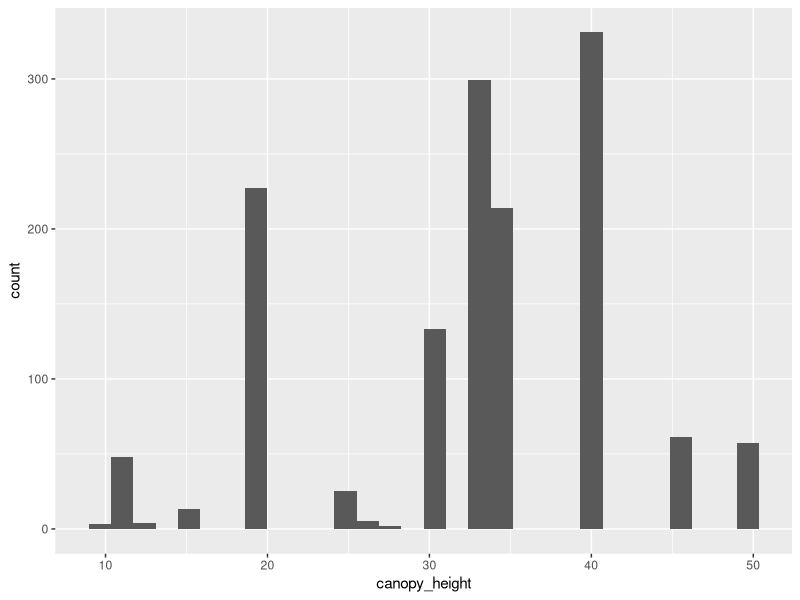
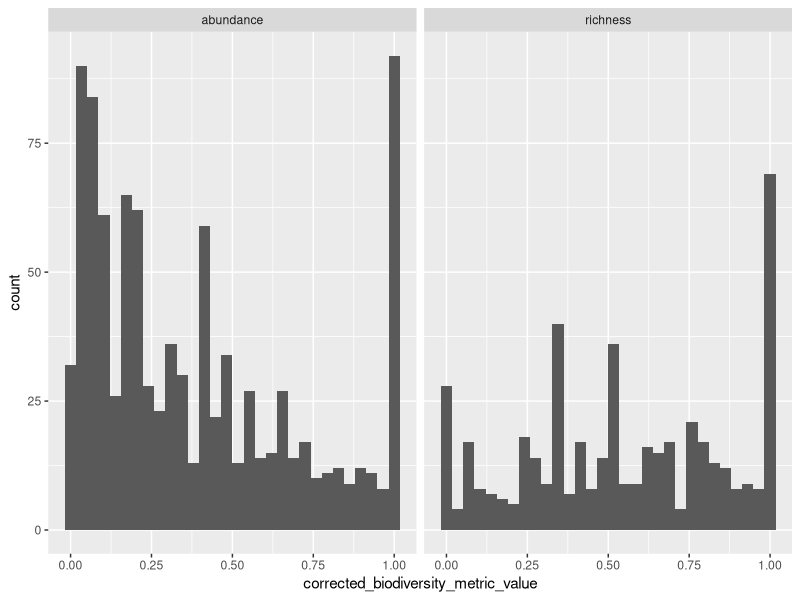
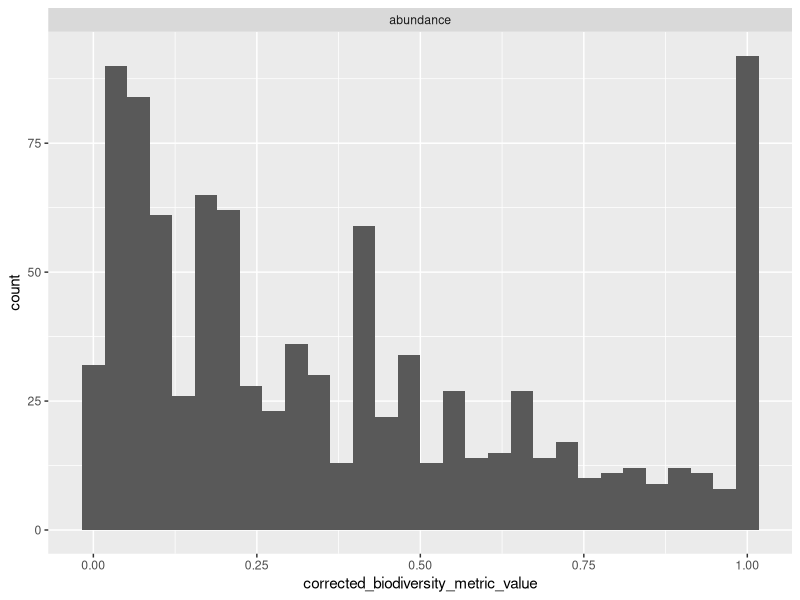
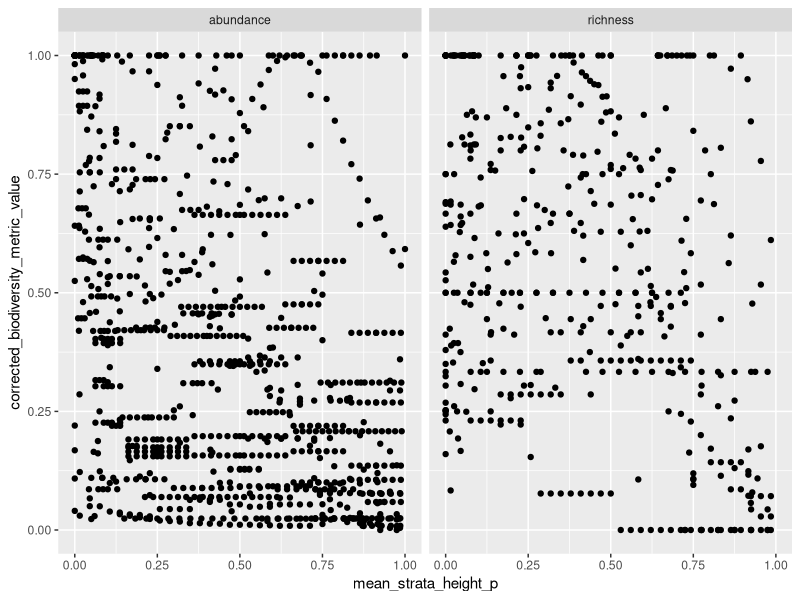

The R script that drew these images, in order: (Note: this script raises an error after producing the figures.)
## David Klinges
## This script is a 89th draft of QA/QC of vert strat meta data at all levels

## 1. Workspace prep ---------------------

## ....Load packages -------------

library(tidyverse)
library(data.table)

## ....Load in data ---------------

sites <- read_csv("data/stripped_data/curation/sites.csv") 
plots <- read_csv("data/stripped_data/curation/plots.csv")

site_plot_merge <- merge(sites, plots, by = "link")
site_plot_merge$study_id <- site_plot_merge$study_id.x


## A. Filter down data according to study bounds ------------

## B. Corrections to biodiversity metric values --------------
## ....Gather abundance data into 1-m bins -----------

site_plot_binned <- site_plot_merge %>% 
  mutate(min_strata_height = as.double(min_strata_height), 
         max_strata_height = as.double(max_strata_height)) %>% 
  mutate(strata_width = max_strata_height - min_strata_height) %>% 
  # In case strata_width is 0, change to 1
  mutate(strata_width = ifelse(strata_width < 1, 1, strata_width)) %>% 
  mutate(biodiversity_metric_value = ifelse(biodiversity_metric == "abundance" & 
                                              correction_performed_on_data_in_table %in% 
                                              c("needs 1m intervals", "needs 1m height intervals"),
                                            biodiversity_metric_value / strata_width, 
                                            biodiversity_metric_value)) %>% 
  # Add weight according to whether, and by how much, the stratum was broken up
  # into bins
  mutate(bin_weight = ifelse(biodiversity_metric == "abundance" & 
                                      correction_performed_on_data_in_table %in% 
                                      c("needs 1m intervals", "needs 1m height intervals"),
                                    1 / strata_width, 1))


## ....Filter to just previously corrected, or use values corrected on Google Sheet --------

ints <- site_plot_binned[site_plot_binned$correction_performed_on_data_in_table %like% "intervals" & site_plot_binned$strata_width != 1, ]
ints$seq <- seq(1:nrow(ints))

dups <- ints$strata_width
idx <- rep(1:nrow(ints), dups)

# Use that index to genderate your new data frame of repeated rows
dupdf <- ints[idx,]

#each row is a duplicate and there are duplicates equal to the strata width - thus, the minimum and maxiumum height need to change to relect each 1 m interval

data <- dupdf %>%
  dplyr::group_by(link, min_strata_height) %>%
  dplyr::mutate(new_min_strata_height = ifelse(row_number()==1, min_strata_height, # If first row in group, keep min_strata_height as the same
                                        min_strata_height + row_number() - 1))  %>% # otherwise add the row_number to the min_height
           mutate(new_max_strata_height = max_strata_height - n() + row_number()) %>% # Subtract number of rows in the group, add the row number
  dplyr::ungroup() %>%
  dplyr::mutate(min_strata_height = new_min_strata_height, max_strata_height = new_max_strata_height) %>%
  dplyr::select(-new_min_strata_height, -new_max_strata_height, -seq)

site_plot_data_join <- rbind(site_plot_binned, data)
site_plot_data_join$mean_strata_height <- (site_plot_data_join$min_strata_height + site_plot_data_join$max_strata_height) /2


## If biodiver metric corrected == N but subsequent correction is not NA, 
## use subsequent correcion as corrected abundance

site_plot_joined <- site_plot_data_join %>% 
  mutate(corrected_biodiversity_metric_value = 
           # If metric was correcteed by study authors...
           ifelse(biodiversity_metric_corrected == "Y" | 
                    # OR does not need to be corrected....
                    grepl("equal|well sampled|species accumulation is saturated|very similar survey effort",
                          correction_performed),
                  # Carry forward the biodiversit_metric_value
                  biodiversity_metric_value,
                  # If correction was performed on the Google Sheet...
                  ifelse(!is.na(subsequent_correction),
                         # Carry that forward
                         subsequent_correction,
                         # Otherwise, set corrected_biodiversity_metric_value to NA
                         NA)))

# Now keep just rows with corrected values
site_plot_corrected <- site_plot_joined %>% 
  filter(complete.cases(corrected_biodiversity_metric_value))

## ....Calculate biodiversity as proportion of max biodiversity ---------

site_max_richness <- site_plot_corrected %>% 
  filter(biodiversity_metric == "richness") %>% 
  group_by(study_id, sites) %>% 
  dplyr::summarise(max_richness = max(corrected_biodiversity_metric_value, na.rm = TRUE))
  
site_max_abundance <- site_plot_corrected %>% 
  filter(biodiversity_metric == "abundance") %>% 
  group_by(study_id, sites) %>% 
  dplyr::summarise(max_abundance = max(corrected_biodiversity_metric_value, na.rm = TRUE))

rich_abund_join <- site_plot_corrected %>% 
  left_join(site_max_richness) %>% 
  left_join(site_max_abundance) %>% 
  mutate(corrected_biodiversity_metric_value = 
           # If it's a richness metric, and therefore we identified the strata with
           # highest richness...
           ifelse(biodiversity_metric == "richness" & complete.cases(max_richness),
                  # make corrected biodiverse value a proportion of this max richness
                    corrected_biodiversity_metric_value / max_richness,
                  # Otherwise keep as-is
                  corrected_biodiversity_metric_value)) %>% 
  # Do the same thing for abundance
  mutate(corrected_biodiversity_metric_value =
           # If it's a richness metric, and therefore we identied the strata with
           # highest richness...
           ifelse(biodiversity_metric == "abundance" & complete.cases(max_abundance),
                  # make corrected biodiverse value a proportion of this max richness
                    corrected_biodiversity_metric_value / max_abundance,
                  # Otherwise keep as-is
                  corrected_biodiversity_metric_value)) 

## E. Corrections to canopy heights ------------

## ....Adjust canopy and strata height metrics -------------

data_joined_raw <- rich_abund_join %>%
  # If highest max_strata_height value is greater than canopy_height value,     < we got rid of this
  # then replace canopy_height value with max_strata_height
  # mutate(canopy_height = ifelse(max_strata_height > canopy_height,
  #                               max_strata_height, canopy_height)) %>%
  # Convert heights to proportions of max forest height
  mutate(min_strata_height = as.double(min_strata_height) / canopy_height) %>%
  mutate(max_strata_height = as.double(max_strata_height) / canopy_height) %>%
  mutate(mean_strata_height_p = as.double(mean_strata_height) / canopy_height)

data_joined_raw %>% 
  filter(mean_strata_height_p > 1)
  #view()

data_joined <- data_joined_raw %>%
  filter(!mean_strata_height_p > 1)

## 3. QA/QC -------------

if (nrow(foo <- filter(data_joined, canopy_height > 70)) > 0) {
  cat("Maximum canopy height is above 70 meters? Investigate: ", unique(foo$study_id))
  stop("\nSee above error")
  }

# if (nrow(foo <- filter(data_joined, canopy_height > 30)) > 0) {
#   cat("Maximum canopy height is above 70 meters? Investigate: ", unique(foo$study_id))
#   stop("\nSee above error")
# }


###########   Averaging Derlindati_2005


derlin <- data_joined[data_joined$link %like% "Derlindati", ]
derlin$link

derlin$corrected_biodiversity_metric_value[1] = (derlin$corrected_biodiversity_metric_value[1] + derlin$corrected_biodiversity_metric_value[5]) / 2
derlin$corrected_biodiversity_metric_value[2] = (derlin$corrected_biodiversity_metric_value[2] + derlin$corrected_biodiversity_metric_value[8]) / 2
derlin$corrected_biodiversity_metric_value[3] = (derlin$corrected_biodiversity_metric_value[3] + derlin$corrected_biodiversity_metric_value[7]) / 2
derlin$corrected_biodiversity_metric_value[4] = (derlin$corrected_biodiversity_metric_value[4] + derlin$corrected_biodiversity_metric_value[6]) / 2

derlin = derlin[1:4,]
derlin$method = "Mist nets + Human Observation"

derlin$link = "Derlindati_2005"
derlin$linking_id = 1
derlin$sites = 1
data_joined = data_joined %>%
  filter(study_id.x != "Derlindati_2005")

data_joined = rbind(data_joined, derlin)

## scaling biodiversity metrics to remove 0's and 1's 
data_joined$corrected_biodiversity_metric_value[data_joined$corrected_biodiversity_metric_value == 0] <- 1e-05
data_joined$corrected_biodiversity_metric_value[data_joined$corrected_biodiversity_metric_value == 1] <- 0.99999


## ....E. Unjoin for writing out ---------------

plots <- data_joined %>%
  dplyr::select(colnames(plots))

sites <- data_joined %>%
  dplyr::select(colnames(sites))

## 3. Quick viz ---------------

ggplot(data_joined, aes(canopy_height)) +
  geom_histogram()

ggplot(data_joined, aes(corrected_biodiversity_metric_value)) +
  geom_histogram() +
  facet_wrap(~biodiversity_metric)

ggplot(filter(data_joined, biodiversity_metric == "abundance"),
       aes(corrected_biodiversity_metric_value)) +
  geom_histogram() +
  facet_wrap(~biodiversity_metric)

ggplot(data_joined, aes(mean_strata_height_p, corrected_biodiversity_metric_value)) +
  geom_point() +
  facet_wrap(~biodiversity_metric)

## 4. Write out data ---------------------

write_csv(plots, "data/stripped_data/analysis/plots.csv")

write_csv(sites, "data/stripped_data/analysis/sites.csv")

write_csv(data_joined, "data/stripped_data/analysis/data_joined.csv")

